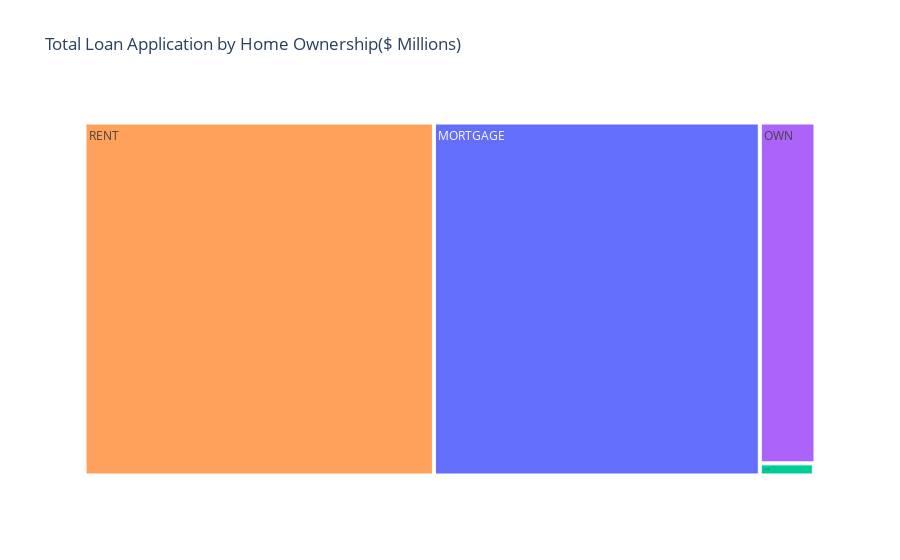

The cell this chart's notebook holds for it:
### Markdown cell above
### Home Ownership Analysis for Total Loan Applications

### Code cell
home_applications = df.groupby("home_ownership")["id"].count().reset_index()

fig = px.treemap(
    home_applications,
    path = ["home_ownership"],
    values = "id",
    color = "id",
    title = "Total Loan Application by Home Ownership($ Millions)"
)

fig.show()

### Figure 1 — Plotly figure (JSON) as saved in the notebook; plotly's stock layout.template omitted (floating-point values rounded to 4 significant figures)
{"data": [{"branchvalues": "total", "customdata": [["MORTGAGE"], ["NONE"], ["OTHER"], ["OWN"], ["RENT"]], "domain": {"x": [0, 1], "y": [0, 1]}, "hovertemplate": "labels=%{label}<br>id_sum=%{value}<br>parent=%{parent}<br>id=%{customdata[0]}<extra></extra>", "ids": ["MORTGAGE", "NONE", "OTHER", "OWN", "RENT"], "labels": ["MORTGAGE", "NONE", "OTHER", "OWN", "RENT"], "marker": {"colors": ["#636efa", "#EF553B", "#00cc96", "#ab63fa", "#FFA15A"]}, "name": "", "parents": ["", "", "", "", ""], "type": "treemap", "values": [17198, 3, 98, 2838, 18439]}], "layout": {"legend": {"tracegroupgap": 0}, "title": {"text": "Total Loan Application by Home Ownership($ Millions)"}}}
